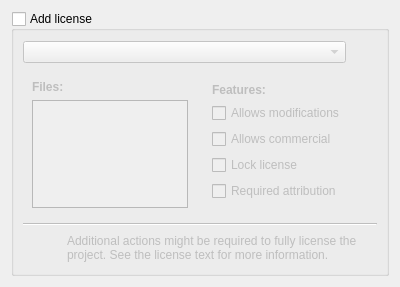
<?xml version="1.0" encoding="UTF-8"?>
<ui version="4.0">
 <class>librepcb::editor::NewProjectWizardPage_License</class>
 <widget class="QWizardPage" name="librepcb::editor::NewProjectWizardPage_License">
  <property name="geometry">
   <rect>
    <x>0</x>
    <y>0</y>
    <width>400</width>
    <height>287</height>
   </rect>
  </property>
  <property name="minimumSize">
   <size>
    <width>400</width>
    <height>0</height>
   </size>
  </property>
  <property name="title">
   <string>Project License:</string>
  </property>
  <property name="subTitle">
   <string>Specify some License to copy to the project folder</string>
  </property>
  <layout class="QVBoxLayout" name="verticalLayout">
   <item>
    <widget class="QGroupBox" name="cbxAddLicense">
     <property name="title">
      <string>Add license</string>
     </property>
     <property name="checkable">
      <bool>true</bool>
     </property>
     <property name="checked">
      <bool>false</bool>
     </property>
     <layout class="QVBoxLayout" name="verticalLayout_4">
      <item>
       <layout class="QHBoxLayout" name="horizontalLayout_3">
        <item>
         <widget class="QComboBox" name="cbxLicense">
          <property name="sizeAdjustPolicy">
           <enum>QComboBox::AdjustToContents</enum>
          </property>
         </widget>
        </item>
        <item>
         <widget class="QLabel" name="lblLicenseLink">
          <property name="sizePolicy">
           <sizepolicy hsizetype="Fixed" vsizetype="Maximum">
            <horstretch>0</horstretch>
            <verstretch>0</verstretch>
           </sizepolicy>
          </property>
          <property name="minimumSize">
           <size>
            <width>25</width>
            <height>25</height>
           </size>
          </property>
          <property name="maximumSize">
           <size>
            <width>25</width>
            <height>25</height>
           </size>
          </property>
          <property name="toolTip">
           <string>https://en.wikipedia.org/wiki/Creative_Commons_license</string>
          </property>
          <property name="text">
           <string notr="true">&lt;a href=&quot;link&quot;&gt;&lt;img src=&quot;:/img/status/info.png&quot; width=&quot;25&quot; height=&quot;25&quot;/&gt;&lt;/a&gt;</string>
          </property>
          <property name="scaledContents">
           <bool>true</bool>
          </property>
         </widget>
        </item>
       </layout>
      </item>
      <item>
       <layout class="QHBoxLayout" name="horizontalLayout" stretch="1,1">
        <property name="sizeConstraint">
         <enum>QLayout::SetMinimumSize</enum>
        </property>
        <item>
         <widget class="QWidget" name="widget_2" native="true">
          <property name="sizePolicy">
           <sizepolicy hsizetype="Preferred" vsizetype="Preferred">
            <horstretch>0</horstretch>
            <verstretch>0</verstretch>
           </sizepolicy>
          </property>
          <layout class="QVBoxLayout" name="verticalLayout_3">
           <item>
            <widget class="QLabel" name="label_2">
             <property name="sizePolicy">
              <sizepolicy hsizetype="Minimum" vsizetype="Maximum">
               <horstretch>0</horstretch>
               <verstretch>0</verstretch>
              </sizepolicy>
             </property>
             <property name="font">
              <font>
               <weight>75</weight>
               <bold>true</bold>
              </font>
             </property>
             <property name="text">
              <string>Files:</string>
             </property>
            </widget>
           </item>
           <item>
            <widget class="QListWidget" name="lstFiles">
             <property name="sizePolicy">
              <sizepolicy hsizetype="Expanding" vsizetype="Expanding">
               <horstretch>0</horstretch>
               <verstretch>0</verstretch>
              </sizepolicy>
             </property>
             <property name="sizeAdjustPolicy">
              <enum>QAbstractScrollArea::AdjustToContents</enum>
             </property>
             <property name="editTriggers">
              <set>QAbstractItemView::NoEditTriggers</set>
             </property>
             <property name="showDropIndicator" stdset="0">
              <bool>false</bool>
             </property>
            </widget>
           </item>
          </layout>
         </widget>
        </item>
        <item>
         <widget class="QWidget" name="widget" native="true">
          <property name="sizePolicy">
           <sizepolicy hsizetype="Preferred" vsizetype="Preferred">
            <horstretch>0</horstretch>
            <verstretch>0</verstretch>
           </sizepolicy>
          </property>
          <layout class="QVBoxLayout" name="verticalLayout_5">
           <property name="spacing">
            <number>3</number>
           </property>
           <item>
            <widget class="QLabel" name="label_3">
             <property name="sizePolicy">
              <sizepolicy hsizetype="Minimum" vsizetype="Maximum">
               <horstretch>0</horstretch>
               <verstretch>0</verstretch>
              </sizepolicy>
             </property>
             <property name="font">
              <font>
               <weight>75</weight>
               <bold>true</bold>
              </font>
             </property>
             <property name="text">
              <string>Features:</string>
             </property>
            </widget>
           </item>
           <item>
            <widget class="QCheckBox" name="checkBox_2">
             <property name="toolTip">
              <string>Grants you the right to make derived work</string>
             </property>
             <property name="text">
              <string>Allows modifications</string>
             </property>
            </widget>
           </item>
           <item>
            <widget class="QCheckBox" name="checkBox_4">
             <property name="toolTip">
              <string>Grants you to sell derived products</string>
             </property>
             <property name="text">
              <string>Allows commercial</string>
             </property>
            </widget>
           </item>
           <item>
            <widget class="QCheckBox" name="checkBox_5">
             <property name="toolTip">
              <string>Derived work should have only same license</string>
             </property>
             <property name="text">
              <string>Lock license</string>
             </property>
             <property name="checkable">
              <bool>true</bool>
             </property>
            </widget>
           </item>
           <item>
            <widget class="QCheckBox" name="checkBox">
             <property name="toolTip">
              <string>If you make derived work, it require that You should share the modifications of original if there were any</string>
             </property>
             <property name="text">
              <string>Required attribution</string>
             </property>
            </widget>
           </item>
          </layout>
         </widget>
        </item>
       </layout>
      </item>
      <item>
       <widget class="Line" name="line">
        <property name="orientation">
         <enum>Qt::Horizontal</enum>
        </property>
       </widget>
      </item>
      <item>
       <layout class="QHBoxLayout" name="horizontalLayout_2">
        <property name="spacing">
         <number>12</number>
        </property>
        <property name="topMargin">
         <number>0</number>
        </property>
        <item>
         <widget class="QLabel" name="label_5">
          <property name="minimumSize">
           <size>
            <width>32</width>
            <height>32</height>
           </size>
          </property>
          <property name="maximumSize">
           <size>
            <width>32</width>
            <height>32</height>
           </size>
          </property>
          <property name="pixmap">
           <pixmap>:/img/status/info.png</pixmap>
          </property>
          <property name="scaledContents">
           <bool>true</bool>
          </property>
          <property name="alignment">
           <set>Qt::AlignRight|Qt::AlignTrailing|Qt::AlignVCenter</set>
          </property>
         </widget>
        </item>
        <item>
         <widget class="QLabel" name="label_9">
          <property name="text">
           <string>Additional actions might be required to fully license the project. See the license text for more information.</string>
          </property>
          <property name="wordWrap">
           <bool>true</bool>
          </property>
         </widget>
        </item>
       </layout>
      </item>
     </layout>
    </widget>
   </item>
  </layout>
 </widget>
 <resources/>
 <connections/>
</ui>
